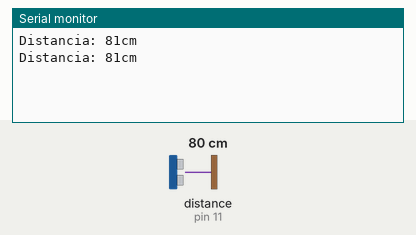
Simulated run of this sketch. Board: Arduino Nano, built with avr-gcc and run on an emulated ATmega328P. Parts: the last lines printed to the serial monitor. Inputs (shaded band) come from the test bench; at power-on: distance to the obstacle (sensor on pin 11) 80 cm. The echo pulse lasts 58.3 µs per cm.

Above: at 2.9 s.
3.0 s: distance to the obstacle (sensor on pin 11) set to 2 cm
At 4.3 s:
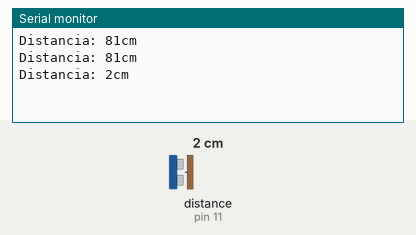
4.6 s: distance to the obstacle (sensor on pin 11) set to 4 cm
At 4.6 s:
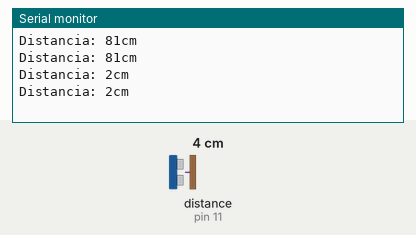
Timing chart, 0 to 7.6 s (numbered marks = the images above; inputs shaded):
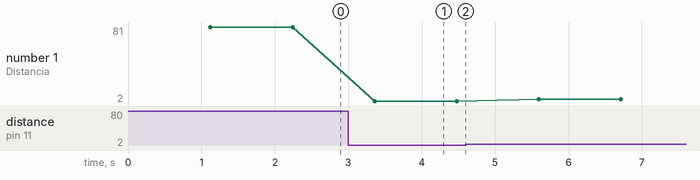

Measured:
- after the input at 3.0 s, the serial monitor: prints a new line after 0.36 s (image 1)
- plotted number 1: 81 → 2 after the input at 3.0 s, 2 → 4 after the input at 4.6 s

The sketch:

ultrasonic_sensor.ino
```cpp
#include <NewPing.h>

/*
 * Fecha: 03-09-2019
 * Autor: Marcos A. Riveros
 * Conexion entre sensor ultrasonico y arduino
 * OBS: Aqui se configuran los pines conectados al sensor con
el arduino nano.
Previamente se incluye una libreria llamada NewPing que
facilita la interaccion del sensor con el arduino.
La maxima longitud capaz de medir con este sensor es de
aproximadamente 400 cm.
*/

#define TRIGGER_PIN  12
#define ECHO_PIN     11
#define MAX_DISTANCE 400

/*Crear el objeto de la clase NewPing*/
NewPing sonar(TRIGGER_PIN, ECHO_PIN, MAX_DISTANCE);

void setup() {
  Serial.begin(9600);
}

void loop() {
  // Esperar 1 segundo entre mediciones
  delay(1000);
  // Obtener medicion de tiempo de viaje del sonido y guardar en variable uS
  int uS = sonar.ping_median();
  // Imprimir la distancia medida a la consola serial
  Serial.print("Distancia: ");
  // Calcular la distancia con base en una constante centimetrada
  Serial.print(uS / US_ROUNDTRIP_CM);
  Serial.println("cm");
}
```
